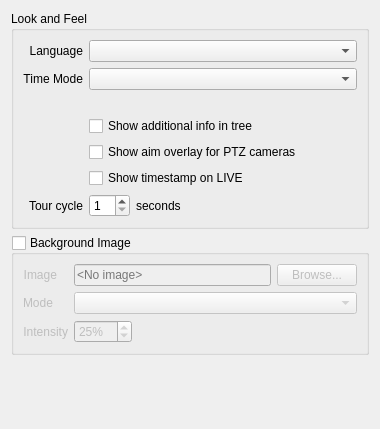
<?xml version="1.0" encoding="UTF-8"?>
<ui version="4.0">
 <class>LookAndFeelPreferencesWidget</class>
 <widget class="QWidget" name="LookAndFeelPreferencesWidget">
  <property name="geometry">
   <rect>
    <x>0</x>
    <y>0</y>
    <width>380</width>
    <height>429</height>
   </rect>
  </property>
  <layout class="QVBoxLayout" name="verticalLayout_3" stretch="0,0,1">
   <item>
    <widget class="QGroupBox" name="lookAndFeelGroupBox">
     <property name="title">
      <string>Look and Feel</string>
     </property>
     <property name="flat">
      <bool>true</bool>
     </property>
     <layout class="QGridLayout" name="gridLayout" columnstretch="0,1">
      <item row="1" column="0">
       <widget class="nx::vms::client::desktop::LabelWithHint" name="timeModeLabel">
        <property name="sizePolicy">
         <sizepolicy hsizetype="Preferred" vsizetype="Preferred">
          <horstretch>0</horstretch>
          <verstretch>0</verstretch>
         </sizepolicy>
        </property>
        <property name="text">
         <string>Time Mode</string>
        </property>
        <property name="alignment">
         <set>Qt::AlignRight|Qt::AlignTrailing|Qt::AlignVCenter</set>
        </property>
        <property name="buddy">
         <cstring>timeModeComboBox</cstring>
        </property>
       </widget>
      </item>
      <item row="6" column="0">
       <widget class="nx::vms::client::desktop::LabelWithHint" name="tourCycleTimeLabel">
        <property name="sizePolicy">
         <sizepolicy hsizetype="Preferred" vsizetype="Preferred">
          <horstretch>0</horstretch>
          <verstretch>0</verstretch>
         </sizepolicy>
        </property>
        <property name="text">
         <string>Tour cycle</string>
        </property>
        <property name="alignment">
         <set>Qt::AlignRight|Qt::AlignTrailing|Qt::AlignVCenter</set>
        </property>
        <property name="buddy">
         <cstring>tourCycleTimeSpinBox</cstring>
        </property>
       </widget>
      </item>
      <item row="0" column="0">
       <widget class="QLabel" name="languageLabel">
        <property name="text">
         <string>Language</string>
        </property>
        <property name="alignment">
         <set>Qt::AlignRight|Qt::AlignTrailing|Qt::AlignVCenter</set>
        </property>
        <property name="buddy">
         <cstring>languageComboBox</cstring>
        </property>
       </widget>
      </item>
      <item row="0" column="1">
       <widget class="QComboBox" name="languageComboBox"/>
      </item>
      <item row="1" column="1">
       <widget class="QComboBox" name="timeModeComboBox">
        <property name="minimumSize">
         <size>
          <width>0</width>
          <height>0</height>
         </size>
        </property>
       </widget>
      </item>
      <item row="2" column="1">
       <widget class="QLabel" name="timeModeWarningLabel">
        <property name="text">
         <string/>
        </property>
        <property name="wordWrap">
         <bool>true</bool>
        </property>
       </widget>
      </item>
      <item row="3" column="1">
       <layout class="QHBoxLayout" name="showIpInTreeCheckBoxLayout" stretch="0,1,0">
        <property name="spacing">
         <number>4</number>
        </property>
        <property name="sizeConstraint">
         <enum>QLayout::SetMinimumSize</enum>
        </property>
        <item>
         <widget class="QCheckBox" name="showIpInTreeCheckBox">
          <property name="sizePolicy">
           <sizepolicy hsizetype="Maximum" vsizetype="Fixed">
            <horstretch>0</horstretch>
            <verstretch>0</verstretch>
           </sizepolicy>
          </property>
          <property name="text">
           <string>Show additional info in tree</string>
          </property>
         </widget>
        </item>
        <item>
         <widget class="nx::vms::client::desktop::HintButton" name="showIpInTreeCheckBoxHint" native="true">
          <property name="hint" stdset="0">
           <string>IP addresses for cameras, and servers, groups for users, etc.</string>
          </property>
         </widget>
        </item>
        <item>
         <spacer name="horizontalSpacer">
          <property name="orientation">
           <enum>Qt::Horizontal</enum>
          </property>
          <property name="sizeHint" stdset="0">
           <size>
            <width>40</width>
            <height>0</height>
           </size>
          </property>
         </spacer>
        </item>
       </layout>
      </item>
      <item row="6" column="1">
       <layout class="QHBoxLayout" name="horizontalLayout_4" stretch="0,1">
        <item>
         <widget class="QSpinBox" name="tourCycleTimeSpinBox">
          <property name="minimumSize">
           <size>
            <width>0</width>
            <height>0</height>
           </size>
          </property>
          <property name="minimum">
           <number>1</number>
          </property>
         </widget>
        </item>
        <item>
         <widget class="QLabel" name="cycleHintLabel">
          <property name="text">
           <string>seconds</string>
          </property>
         </widget>
        </item>
       </layout>
      </item>
      <item row="4" column="1">
       <widget class="QCheckBox" name="usePtzAimOverlayCheckBox">
        <property name="sizePolicy">
         <sizepolicy hsizetype="Maximum" vsizetype="Fixed">
          <horstretch>0</horstretch>
          <verstretch>0</verstretch>
         </sizepolicy>
        </property>
        <property name="text">
         <string>Show aim overlay for PTZ cameras</string>
        </property>
       </widget>
      </item>
      <item row="5" column="1">
       <widget class="QCheckBox" name="showTimestampInsteadOnLiveCameraCheckBox">
        <property name="sizePolicy">
         <sizepolicy hsizetype="Maximum" vsizetype="Fixed">
          <horstretch>0</horstretch>
          <verstretch>0</verstretch>
         </sizepolicy>
        </property>
        <property name="text">
         <string>Show timestamp on LIVE</string>
        </property>
       </widget>
      </item>
     </layout>
    </widget>
   </item>
   <item>
    <widget class="QGroupBox" name="imageGroupBox">
     <property name="title">
      <string>Background Image</string>
     </property>
     <property name="flat">
      <bool>true</bool>
     </property>
     <property name="checkable">
      <bool>true</bool>
     </property>
     <property name="checked">
      <bool>false</bool>
     </property>
     <layout class="QFormLayout" name="formLayout_3">
      <item row="0" column="0">
       <widget class="QLabel" name="imageNameLabel">
        <property name="text">
         <string>Image</string>
        </property>
        <property name="alignment">
         <set>Qt::AlignRight|Qt::AlignTrailing|Qt::AlignVCenter</set>
        </property>
        <property name="buddy">
         <cstring>imageNameLineEdit</cstring>
        </property>
       </widget>
      </item>
      <item row="0" column="1">
       <layout class="QHBoxLayout" name="horizontalLayout">
        <item>
         <widget class="QLineEdit" name="imageNameLineEdit">
          <property name="readOnly">
           <bool>true</bool>
          </property>
          <property name="placeholderText">
           <string notr="true">&lt;No image&gt;</string>
          </property>
         </widget>
        </item>
        <item>
         <widget class="QPushButton" name="imageSelectButton">
          <property name="text">
           <string>Browse...</string>
          </property>
         </widget>
        </item>
       </layout>
      </item>
      <item row="1" column="0">
       <widget class="QLabel" name="imageModeLabel">
        <property name="text">
         <string>Mode</string>
        </property>
        <property name="alignment">
         <set>Qt::AlignRight|Qt::AlignTrailing|Qt::AlignVCenter</set>
        </property>
        <property name="buddy">
         <cstring>imageModeComboBox</cstring>
        </property>
       </widget>
      </item>
      <item row="2" column="0">
       <widget class="QLabel" name="imageOpacityLabel">
        <property name="text">
         <string>Intensity</string>
        </property>
        <property name="alignment">
         <set>Qt::AlignRight|Qt::AlignTrailing|Qt::AlignVCenter</set>
        </property>
        <property name="buddy">
         <cstring>imageOpacitySpinBox</cstring>
        </property>
       </widget>
      </item>
      <item row="2" column="1">
       <layout class="QHBoxLayout" name="horizontalLayout_3">
        <item>
         <widget class="QSpinBox" name="imageOpacitySpinBox">
          <property name="suffix">
           <string notr="true">%</string>
          </property>
          <property name="minimum">
           <number>1</number>
          </property>
          <property name="maximum">
           <number>100</number>
          </property>
          <property name="value">
           <number>25</number>
          </property>
         </widget>
        </item>
        <item>
         <spacer name="horizontalSpacer_7">
          <property name="orientation">
           <enum>Qt::Horizontal</enum>
          </property>
          <property name="sizeHint" stdset="0">
           <size>
            <width>40</width>
            <height>0</height>
           </size>
          </property>
         </spacer>
        </item>
       </layout>
      </item>
      <item row="1" column="1">
       <widget class="QComboBox" name="imageModeComboBox"/>
      </item>
     </layout>
    </widget>
   </item>
   <item>
    <spacer name="verticalSpacer">
     <property name="orientation">
      <enum>Qt::Vertical</enum>
     </property>
     <property name="sizeHint" stdset="0">
      <size>
       <width>20</width>
       <height>40</height>
      </size>
     </property>
    </spacer>
   </item>
  </layout>
 </widget>
 <customwidgets>
  <customwidget>
   <class>nx::vms::client::desktop::HintButton</class>
   <extends>QWidget</extends>
   <header location="global">nx/vms/client/desktop/common/widgets/hint_button.h</header>
  </customwidget>
  <customwidget>
   <class>nx::vms::client::desktop::LabelWithHint</class>
   <extends>QLabel</extends>
   <header location="global">nx/vms/client/desktop/common/widgets/widget_with_hint.h</header>
  </customwidget>
 </customwidgets>
 <tabstops>
  <tabstop>languageComboBox</tabstop>
  <tabstop>timeModeComboBox</tabstop>
  <tabstop>showIpInTreeCheckBox</tabstop>
  <tabstop>usePtzAimOverlayCheckBox</tabstop>
  <tabstop>tourCycleTimeSpinBox</tabstop>
  <tabstop>imageGroupBox</tabstop>
  <tabstop>imageNameLineEdit</tabstop>
  <tabstop>imageSelectButton</tabstop>
  <tabstop>imageModeComboBox</tabstop>
  <tabstop>imageOpacitySpinBox</tabstop>
 </tabstops>
 <resources/>
 <connections/>
</ui>
